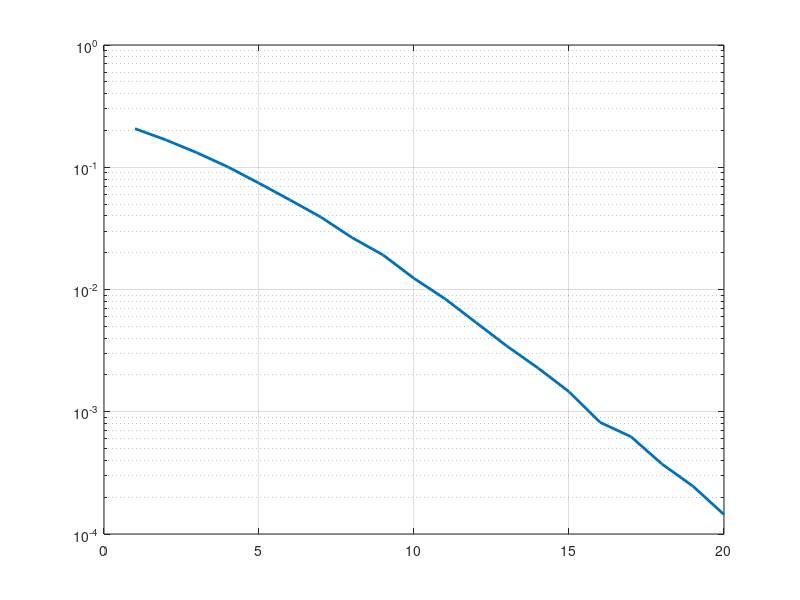

Here is the MATLAB script that generated this plot:
clc;clear all;close all;
m=10^5;
snr_dB=1:1:20;
for j=1:1:length(snr_dB)
    n_err=0;
    n_bits=0;
    while n_err<100
        inf_bits=round(rand(1,m));
        x=-2*(inf_bits-0.5);
        N0=1/10^(snr_dB(j)/10);
        n1=sqrt(N0/2).*abs((randn(1,length(x))+i*randn(1,length(x))));
        n2=sqrt(N0/2).*abs((randn(1,length(x))+i*randn(1,length(x))));
        h1=sqrt(1/2).*abs((randn(1,length(x))+i*randn(1,length(x))));
        h2=sqrt(1/2).*abs((randn(1,length(x))+i*randn(1,length(x))));
        y1=h1.*x+n1;
        y2=h2.*x+n2;
        y=(y1+y2)*05;
        exp_bits=y<0;
        diff=inf_bits-exp_bits;
        n_err=n_err+sum(abs(diff));
        n_bits=n_bits+length(inf_bits);
    end
    BER(j)=n_err/n_bits;
end
semilogy(snr_dB,BER,'-','LineWidth',2);
grid on;